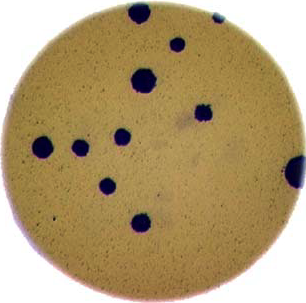
#> input picture data/colonies-01.tif, 306 x 303 px
$ python 6_tresholding.py
#> lines starting #> are read from the running program, lines starting #| are printed output that depends on the picture; after the words box and inside, x2 and y2 are one past the last pixel; in counts of white or black regions, pixels touching at a corner belong together
import skimage.io
import skimage.color
import skimage.filters
import numpy as np
import matplotlib
import sys
import matplotlib.pyplot as plt
import platform
if platform.system() == 'Darwin':
    matplotlib.use('TkAgg')
import skimage.filters
import glob

"""
    Lesson available here -> https://datacarpentry.org/image-processing/07-thresholding/index.html

    ---------------------------------------------

    ############ Thresholding ############
"""


# [32 lines of commented-out code are left out]


"""
    ############ Exercise ############
"""


# [32 lines of commented-out code are left out]


"""
    ############ Automatic thresholding ############
"""

# [29 lines of commented-out code are left out]


"""
    ############ Application: measuring root mass ############
"""


# def enhanced_root_mass(filename, sigma):
#
#     # read the original image, converting to grayscale on the fly
#     image = skimage.io.imread(fname=filename, as_gray=True)
#
#     # blur before thresholding
#     blurred_image = skimage.filters.gaussian(image, sigma=sigma)
#
#     # perform inverse binary thresholding to mask the white label and circle
#     binary_mask = blurred_image > 0.95
#
#     # use the mask to remove the circle and label from the blurred image
#     blurred_image[binary_mask] = 0
#
#     # perform automatic thresholding to produce a binary image
#     t = skimage.filters.threshold_otsu(blurred_image)
#     binary_mask = blurred_image > t
#
#     skimage.io.imshow(binary_mask)
#     plt.show()
#
#     # determine root mass ratio
#     rootPixels = np.count_nonzero(binary_mask)
#     w = binary_mask.shape[1]
#     h = binary_mask.shape[0]
#     density = rootPixels / (w * h)
#
#     return density
#
#
# root = enhanced_root_mass("data/trial-016.jpg", sigma=1.5)
# print(root)


"""
    ############ Thresholding a bacteria colony image ############
"""


# read the original image, converting to grayscale on the fly
image = skimage.io.imread(fname='data/colonies-01.tif', as_gray=True)
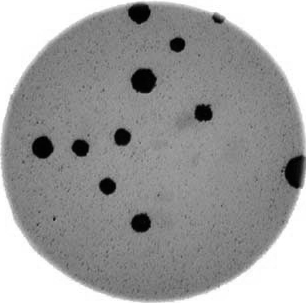
#> image: shape (303, 306) float64; min 0.00223, max 1, mean 0.617


# blur before thresholding
blurred_image = skimage.filters.gaussian(image, sigma=1.5)

# show the histogram of the blurred image
histogram, bin_edges = np.histogram(blurred_image, bins=256, range=(0.0, 1.0))
#> histogram = 256 values, max 15790 at index 255, min 0 at index 0, mean 362.2; bin_edges = 257 values from 0 to 1
plt.plot(bin_edges[0:-1], histogram)
plt.title("Graylevel histogram")
plt.xlabel("gray value")
plt.ylabel("pixel count")
plt.xlim(0, 1.0)
plt.show()
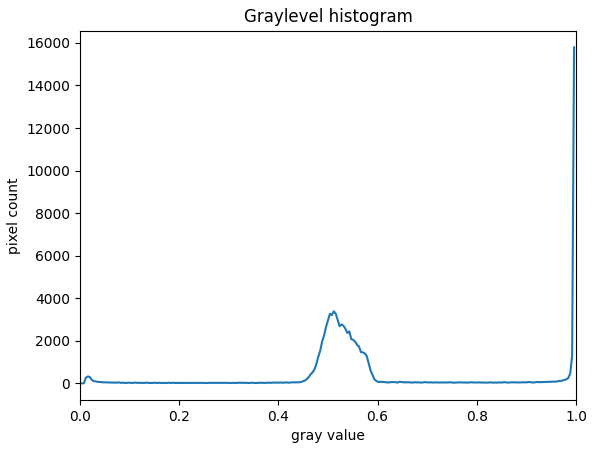
#> figure drawn by matplotlib, 1 panel; curve peaks at x = 0.996, y = 15790

binary_mask = blurred_image < 0.2
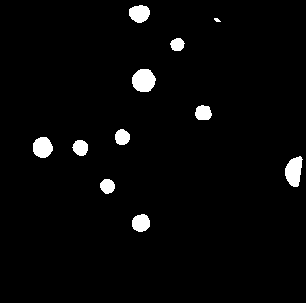
#> binary_mask: shape (303, 306) bool; 2.8% white; 11 white regions (1 under 20 px), largest, box (x1, y1, x2, y2) and area: (132, 69, 156, 92) 434, (285, 156, 303, 187) 392, (33, 137, 53, 158) 330

fig, ax = plt.subplots()
skimage.io.imshow(image)
fig, ax = plt.subplots()
skimage.io.imshow(binary_mask)
plt.show()
